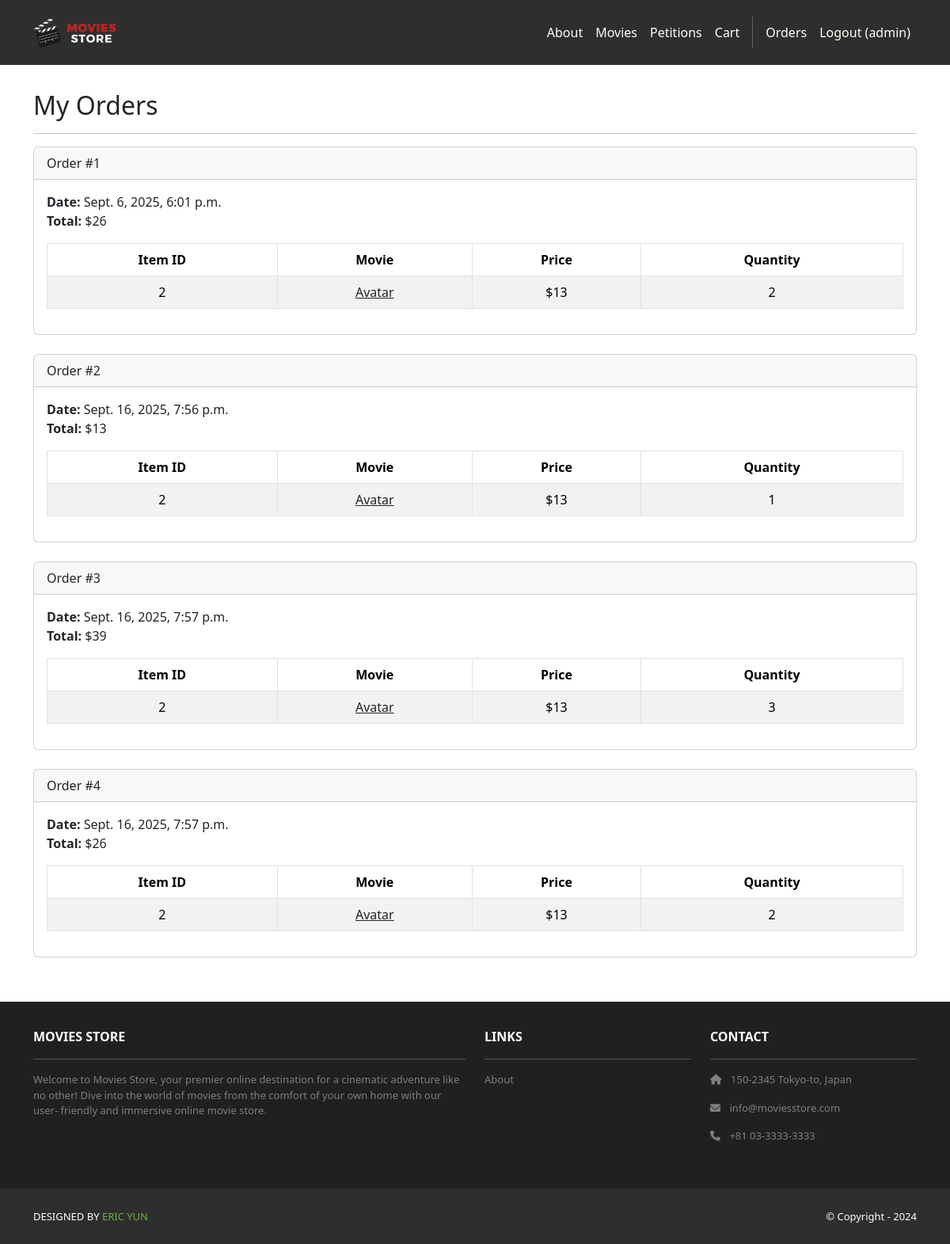
Page /accounts/orders/ (signed in) on the committed database.
### cart/models.py (models this page shows, shortened)
class Order(models.Model):
    id = models.AutoField(primary_key=True)
    total = models.IntegerField()
    date = models.DateTimeField(auto_now_add=True)
    user = models.ForeignKey(User,
        on_delete=models.CASCADE)

class Item(models.Model):
    id = models.AutoField(primary_key=True)
    price = models.IntegerField()
    quantity = models.IntegerField()
    order = models.ForeignKey(Order,
        on_delete=models.CASCADE)
    movie = models.ForeignKey(Movie,
        on_delete=models.CASCADE)

### movies/models.py (models this page shows, shortened)
class Movie(models.Model):
    id = models.AutoField(primary_key=True)
    name = models.CharField(max_length=255)
    price = models.IntegerField()
    description = models.TextField()
    image = models.ImageField(upload_to='movie_images/')
    stock = models.PositiveIntegerField(default=1)

### accounts/views.py (the view)
# urls.py: path('orders/', views.orders, name='accounts.orders'),
@login_required
def orders(request):
    template_data = {}
    template_data['title'] = 'Orders'
    template_data['orders'] = request.user.order_set.all()
    return render(request, 'accounts/orders.html',
        {'template_data': template_data})

### accounts/templates/accounts/orders.html
{% extends 'base.html' %}
{% block content %}
<div class="p-3">
  <div class="container">
    <div class="row mt-3">
      <div class="col mx-auto mb-3">
        <h2>My Orders</h2>
        <hr />
        {% for order in template_data.orders %}
        <div class="card mb-4">
          <div class="card-header">
            Order #{{ order.id }}
          </div>
          <div class="card-body">
            <b>Date:</b> {{ order.date }}<br />
            <b>Total:</b> ${{ order.total }}<br />
            <table class="table table-bordered
              table-striped text-center mt-3">
              <thead>
                <tr>
                  <th scope="col">Item ID</th>
                  <th scope="col">Movie</th>
                  <th scope="col">Price</th>
                  <th scope="col">Quantity</th>
                </tr>
              </thead>
              <tbody>
                {% for item in order.item_set.all %}
                <tr>
                  <td>{{ item.movie.id }}</td>
                  <td>
                    <a class="link-dark"
                      href="{% url 'movies.show'
                      id=item.movie.id %}">
                      {{ item.movie.name }}
                    </a>
                  </td>
                  <td>${{ item.movie.price }}</td>
                  <td>{{ item.quantity }}</td>
                </tr>
                {% endfor %}
              </tbody>
            </table>
          </div>
        </div>
        {% endfor %}
      </div>
    </div>
  </div>
</div>
{% endblock content %}

### moviesstore/templates/base.html (shortened to what this page needs)
<!DOCTYPE html>
<html>
  {% load static %}
  <head>
    <link href=
      "https://cdn.jsdelivr.net/npm/bootstrap@5.3.3/dist/css/bootstrap.min.css" rel="stylesheet"
>
    <link rel="stylesheet"
          href="https://cdnjs.cloudflare.com/ajax/libs/font-awesome/6.1.1/css/all.min.css">
    <link rel="stylesheet" type="text/css"
          href="{% static 'css/style.css' %}">
  </head>
  <body>
    <nav class="p-3 navbar navbar-dark bg-dark
         navbar-expand-lg">
      <div class="container">
        <a class="navbar-brand"
           href="{% url 'home.index' %}">
          <img src="{% static 'img/logo.png' %}" alt="logo"
               height="40" />
        </a>
        <div class="collapse navbar-collapse"
             id="navbarNavAltMarkup">
          <div class="navbar-nav ms-auto navbar-ml">
            <a class="nav-link"
               href="{% url 'home.about' %}">About</a>
            <a class="nav-link"
              href="{% url 'movies.index' %}">Movies</a>
            <a class="nav-link"
              href="{% url 'petitions:index' %}">Petitions</a>
            <a class="nav-link"
              href="{% url 'cart.index' %}">Cart</a>
            {% if user.is_authenticated %}
            <a class="nav-link"
              href="{% url 'accounts.orders' %}">Orders
            </a>
            <a class="nav-link"
              href="{% url 'accounts.logout' %}">Logout ({{ user.username }})</a>
            {% else %}
            <a class="nav-link"
              href="{% url 'accounts.login' %}">Login</a>
            <a class="nav-link"
              href="{% url 'accounts.signup' %}">Sign Up
            </a>
            {% endif %}
          </div>
        </div>
      </div>
    </nav>
    <div>
      {% block content %}
      {% endblock content %}
    </div>
    <section class="p-3 ms-footer d-none d-md-block">
      <div class="container">
        <div class="row mt-3 text-white">
          <div class="col-md-6 col-lg-6 col-xl-6
               mx-auto mb-4">
            <b>MOVIES STORE</b>
            <hr />
            <p>
              Welcome to Movies Store, your premier online
              destination for a cinematic adventure like no
              other! Dive into the world of movies from the
              comfort of your own home with our user-
              friendly and immersive online movie store.
            </p>
          </div>
          <div class="col-md-3 col-lg-3 col-xl-3
               mx-auto mb-4">
            <b>LINKS</b>
            <hr />
            <p><a class="nav-link"
              href="{% url 'home.about' %}">
              About
            </a></p>
          </div>
          <div class="col-md-3 col-lg-3 col-xl-3 mx-auto
               mb-4">
            <b>CONTACT</b>
            <hr />
            <p><i class="fas fa-home me-2"></i>
              150-2345 Tokyo-to, Japan
            </p>
            <p><i class="fas fa-envelope me-2"></i>
              info@moviesstore.com
            </p>
            <p><i class="fas fa-phone me-2"></i>
              +81 03-3333-3333
            </p>
          </div>
        </div>
      </div>
    </section>
    <section class="p-3 ms-footer-bottom bg-dark">
      <div class="container d-flex
           justify-content-between">
        <div class="me-5 text-white">
          <span>DESIGNED BY
            <a href="https://www.x.com/danielgarax"
            target="_blank">ERIC YUN</a>
          </span>
        </div>
        <div class="text-white">
          <span>© Copyright - 2024</span>
        </div>
      </div>
    </section>
  </body>
</html>

### moviesstore/static/css/style.css (style rules this page uses)
.navbar a.nav-link { color: #FFFEF6 !important; }
.bg-dark { background-color: #2E2E2E !important; }
.ms-footer { background-color: #202020; }
.ms-footer p { color: #7F7F7F; font-size: 13px; }
.ms-footer-bottom span { font-size: 13px; line-height: 38px; }
.ms-footer-bottom a { color: #6ab43e; text-decoration: none; }

### rows in the picture
Order: id "1", date "Sept. 6, 2025, 6:01 p.m.", total "26"
Item: movie.id "2", movie.name "Avatar", movie.price "13", quantity "2"
Order: id "2", date "Sept. 16, 2025, 7:56 p.m.", total "13"
Item: movie.id "2", movie.name "Avatar", movie.price "13", quantity "1"
Order: id "3", date "Sept. 16, 2025, 7:57 p.m.", total "39"
Item: movie.id "2", movie.name "Avatar", movie.price "13", quantity "3"
Order: id "4", date "Sept. 16, 2025, 7:57 p.m.", total "26"
Item: movie.id "2", movie.name "Avatar", movie.price "13", quantity "2"

### other values in the picture
{{ user.username }} "admin"
